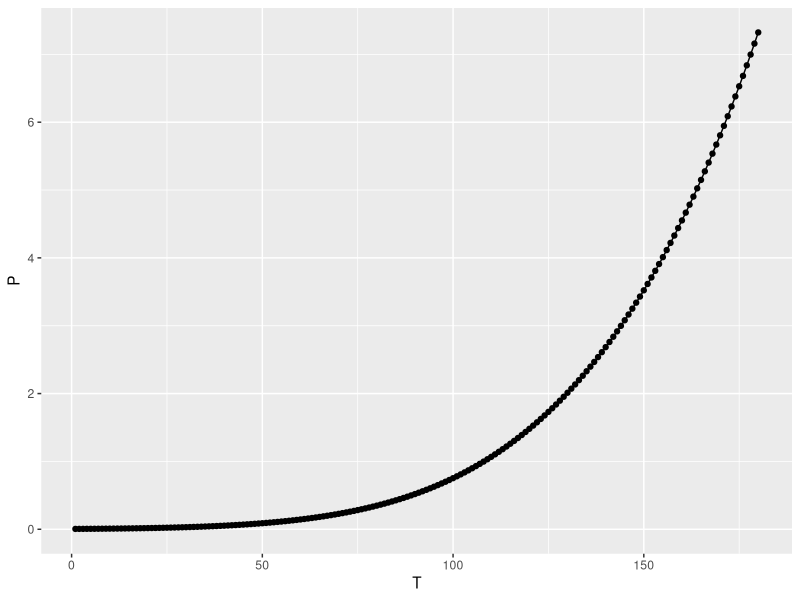
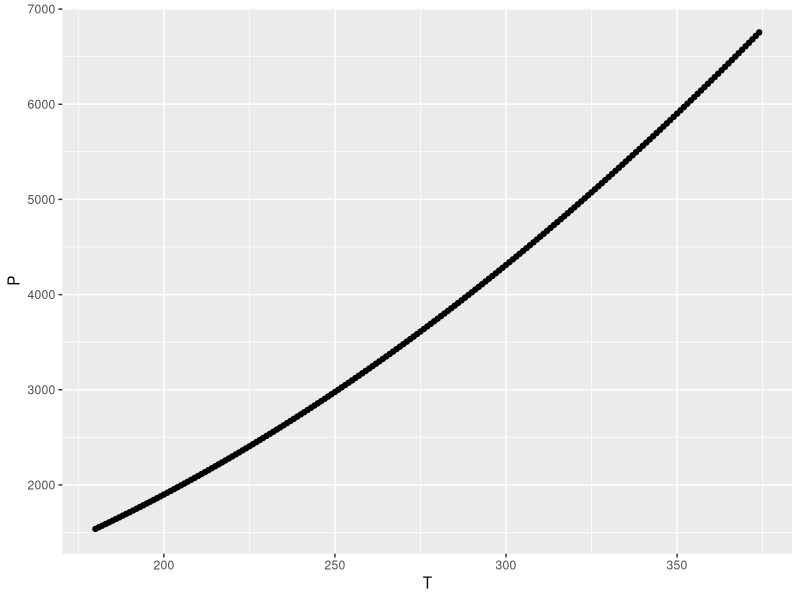

These figures' R source, in order:
library("ggplot2")

LVcurvLT180 <- data.frame("T" = 1:180, "P" = NA)

#calculate pressure along L-V curve at Th (taken from Macflincor)
LVcurvLT180["P"] <- exp(-5.38+0.0688*LVcurvLT180[1]-0.000208*LVcurvLT180[1]^2+0.000000296*LVcurvLT180[1]^3)#for #Th between -21.2 and 180.01

LVcurvGT180 <- data.frame("T" = 180:374, "P" = NA)

LVcurvGT180["P"] <- -135.99+304.37*(LVcurvGT180["T"]/100)+236.18*(LVcurvGT180["T"]/100)^2+78.625*(LVcurvGT180["T"]/100)^3-10.094*(LVcurvGT180["T"]/100)^4+0.4244*(LVcurvGT180["T"]/100)^5 #For T >180.01

ggplot(LVcurvLT180, aes(x=T, y=P, group=1)) + 
  geom_line()+
  geom_point()

ggplot(LVcurvGT180, aes(x=T, y=P, group=1)) + 
  geom_line()+
  geom_point()